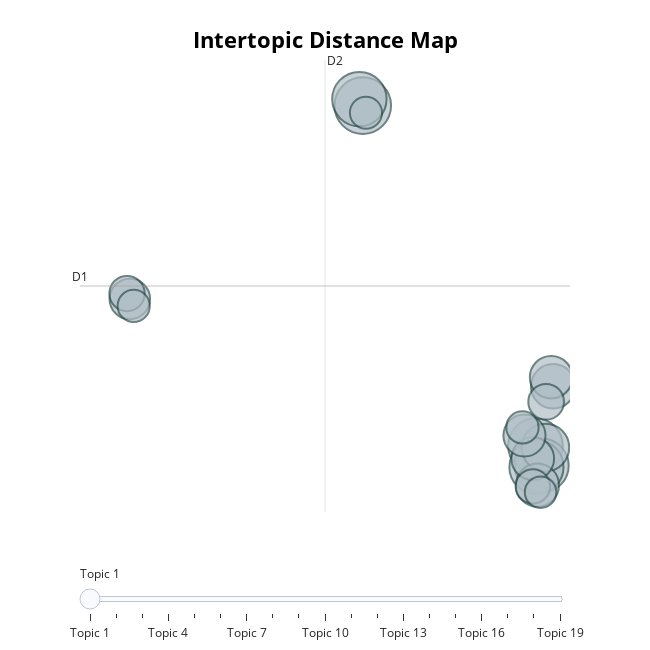

Write notebook code for a chart like this one.
### Code cell
topic_model2.visualize_topics()

### Figure 1 — Plotly figure (JSON) as saved in the notebook; plotly's stock layout.template omitted (floating-point values rounded to 4 significant figures)
{"data": [{"customdata": [[1, "camille | vasquez | go | dennison | love", 226], [2, "dr | curry | hughes | doctor | spiegel", 211], [3, "elaine | stop | time | trying | witness", 209], [4, "amber | court | witness | lawyer | heard", 207], [5, "johnny | amber | finger | cut | team", 207], [6, "depp | heard | johnny | amber | trial", 160], [7, "aquaman | jason | momoa | zendaya | aquamanmovie", 139], [8, "abuse | abused | abuser | victim | injury", 131], [9, "drug | bottle | alcohol | wine | drink", 129], [10, "disney | op | ed | pirate | sparrow", 128], [11, "johnny | looking | stand | need | realamberheard", 125], [12, "judge | elaine | penny | penney | objection", 116], [13, "realamberheard | check | cry | always | life", 90], [14, "lawyer | attorney | court | question | waste", 88], [15, "bruise | nose | lip | broken | kit", 84], [16, "depp | johnny | look | please | mr", 74], [17, "kate | moss | ellen | barkin | kathryn", 73], [18, "time | hour | team | left | lunch", 73], [19, "witness | expert | credible | friend | another", 70]], "hovertemplate": "<b>Topic %{customdata[0]}</b><br>Words: %{customdata[1]}<br>Size: %{customdata[2]}", "legendgroup": "", "marker": {"color": "#B0BEC5", "line": {"color": "DarkSlateGrey", "width": 2}, "size": [226, 211, 209, 207, 207, 160, 139, 131, 129, 128, 125, 116, 90, 88, 84, 74, 73, 73, 70], "sizemode": "area", "sizeref": 0.1412, "symbol": "circle"}, "mode": "markers", "name": "", "orientation": "v", "showlegend": false, "type": "scatter", "x": [-5.696, 6.945, -5.944, 7.396, 7.016, 7.671, 8.237, 7.089, 6.744, 8.093, 6.14, -22.75, 7.726, -22.95, 6.754, 5.993, -5.463, -22.47, 7.318], "xaxis": "x", "y": [8.863, -2.997, 9.09, -3.688, -3.74, -3.063, -0.9247, -4.373, -3.448, -0.6109, -2.642, 2.118, -1.464, 2.309, -4.416, -2.359, 8.615, 1.878, -4.617], "yaxis": "y"}], "layout": {"annotations": [{"showarrow": false, "text": "D1", "x": -26.4, "y": 2.572, "yshift": 10}, {"showarrow": false, "text": "D2", "x": -8.462, "xshift": 10, "y": 10.45}], "height": 650, "hoverlabel": {"bgcolor": "white", "font": {"family": "Rockwell", "size": 16}}, "legend": {"itemsizing": "constant", "tracegroupgap": 0}, "margin": {"t": 60}, "shapes": [{"line": {"color": "#CFD8DC", "width": 2}, "type": "line", "x0": -8.462, "x1": -8.462, "y0": -5.309, "y1": 10.45}, {"line": {"color": "#9E9E9E", "width": 2}, "type": "line", "x0": -26.4, "x1": 9.473, "y0": 2.572, "y1": 2.572}], "sliders": [{"active": 0, "pad": {"t": 50}, "steps": [{"args": [{"marker.color": [["red", "#B0BEC5", "#B0BEC5", "#B0BEC5", "#B0BEC5", "#B0BEC5", "#B0BEC5", "#B0BEC5", "#B0BEC5", "#B0BEC5", "#B0BEC5", "#B0BEC5", "#B0BEC5", "#B0BEC5", "#B0BEC5", "#B0BEC5", "#B0BEC5", "#B0BEC5", "#B0BEC5"]]}], "label": "Topic 1", "method": "update"}, {"args": [{"marker.color": [["#B0BEC5", "red", "#B0BEC5", "#B0BEC5", "#B0BEC5", "#B0BEC5", "#B0BEC5", "#B0BEC5", "#B0BEC5", "#B0BEC5", "#B0BEC5", "#B0BEC5", "#B0BEC5", "#B0BEC5", "#B0BEC5", "#B0BEC5", "#B0BEC5", "#B0BEC5", "#B0BEC5"]]}], "label": "Topic 2", "method": "update"}, {"args": [{"marker.color": [["#B0BEC5", "#B0BEC5", "red", "#B0BEC5", "#B0BEC5", "#B0BEC5", "#B0BEC5", "#B0BEC5", "#B0BEC5", "#B0BEC5", "#B0BEC5", "#B0BEC5", "#B0BEC5", "#B0BEC5", "#B0BEC5", "#B0BEC5", "#B0BEC5", "#B0BEC5", "#B0BEC5"]]}], "label": "Topic 3", "method": "update"}, {"args": [{"marker.color": [["#B0BEC5", "#B0BEC5", "#B0BEC5", "red", "#B0BEC5", "#B0BEC5", "#B0BEC5", "#B0BEC5", "#B0BEC5", "#B0BEC5", "#B0BEC5", "#B0BEC5", "#B0BEC5", "#B0BEC5", "#B0BEC5", "#B0BEC5", "#B0BEC5", "#B0BEC5", "#B0BEC5"]]}], "label": "Topic 4", "method": "update"}, {"args": [{"marker.color": [["#B0BEC5", "#B0BEC5", "#B0BEC5", "#B0BEC5", "red", "#B0BEC5", "#B0BEC5", "#B0BEC5", "#B0BEC5", "#B0BEC5", "#B0BEC5", "#B0BEC5", "#B0BEC5", "#B0BEC5", "#B0BEC5", "#B0BEC5", "#B0BEC5", "#B0BEC5", "#B0BEC5"]]}], "label": "Topic 5", "method": "update"}, {"args": [{"marker.color": [["#B0BEC5", "#B0BEC5", "#B0BEC5", "#B0BEC5", "#B0BEC5", "red", "#B0BEC5", "#B0BEC5", "#B0BEC5", "#B0BEC5", "#B0BEC5", "#B0BEC5", "#B0BEC5", "#B0BEC5", "#B0BEC5", "#B0BEC5", "#B0BEC5", "#B0BEC5", "#B0BEC5"]]}], "label": "Topic 6", "method": "update"}, {"args": [{"marker.color": [["#B0BEC5", "#B0BEC5", "#B0BEC5", "#B0BEC5", "#B0BEC5", "#B0BEC5", "red", "#B0BEC5", "#B0BEC5", "#B0BEC5", "#B0BEC5", "#B0BEC5", "#B0BEC5", "#B0BEC5", "#B0BEC5", "#B0BEC5", "#B0BEC5", "#B0BEC5", "#B0BEC5"]]}], "label": "Topic 7", "method": "update"}, {"args": [{"marker.color": [["#B0BEC5", "#B0BEC5", "#B0BEC5", "#B0BEC5", "#B0BEC5", "#B0BEC5", "#B0BEC5", "red", "#B0BEC5", "#B0BEC5", "#B0BEC5", "#B0BEC5", "#B0BEC5", "#B0BEC5", "#B0BEC5", "#B0BEC5", "#B0BEC5", "#B0BEC5", "#B0BEC5"]]}], "label": "Topic 8", "method": "update"}, {"args": [{"marker.color": [["#B0BEC5", "#B0BEC5", "#B0BEC5", "#B0BEC5", "#B0BEC5", "#B0BEC5", "#B0BEC5", "#B0BEC5", "red", "#B0BEC5", "#B0BEC5", "#B0BEC5", "#B0BEC5", "#B0BEC5", "#B0BEC5", "#B0BEC5", "#B0BEC5", "#B0BEC5", "#B0BEC5"]]}], "label": "Topic 9", "method": "update"}, {"args": [{"marker.color": [["#B0BEC5", "#B0BEC5", "#B0BEC5", "#B0BEC5", "#B0BEC5", "#B0BEC5", "#B0BEC5", "#B0BEC5", "#B0BEC5", "red", "#B0BEC5", "#B0BEC5", "#B0BEC5", "#B0BEC5", "#B0BEC5", "#B0BEC5", "#B0BEC5", "#B0BEC5", "#B0BEC5"]]}], "label": "Topic 10", "method": "update"}, {"args": [{"marker.color": [["#B0BEC5", "#B0BEC5", "#B0BEC5", "#B0BEC5", "#B0BEC5", "#B0BEC5", "#B0BEC5", "#B0BEC5", "#B0BEC5", "#B0BEC5", "red", "#B0BEC5", "#B0BEC5", "#B0BEC5", "#B0BEC5", "#B0BEC5", "#B0BEC5", "#B0BEC5", "#B0BEC5"]]}], "label": "Topic 11", "method": "update"}, {"args": [{"marker.color": [["#B0BEC5", "#B0BEC5", "#B0BEC5", "#B0BEC5", "#B0BEC5", "#B0BEC5", "#B0BEC5", "#B0BEC5", "#B0BEC5", "#B0BEC5", "#B0BEC5", "red", "#B0BEC5", "#B0BEC5", "#B0BEC5", "#B0BEC5", "#B0BEC5", "#B0BEC5", "#B0BEC5"]]}], "label": "Topic 12", "method": "update"}, {"args": [{"marker.color": [["#B0BEC5", "#B0BEC5", "#B0BEC5", "#B0BEC5", "#B0BEC5", "#B0BEC5", "#B0BEC5", "#B0BEC5", "#B0BEC5", "#B0BEC5", "#B0BEC5", "#B0BEC5", "red", "#B0BEC5", "#B0BEC5", "#B0BEC5", "#B0BEC5", "#B0BEC5", "#B0BEC5"]]}], "label": "Topic 13", "method": "update"}, {"args": [{"marker.color": [["#B0BEC5", "#B0BEC5", "#B0BEC5", "#B0BEC5", "#B0BEC5", "#B0BEC5", "#B0BEC5", "#B0BEC5", "#B0BEC5", "#B0BEC5", "#B0BEC5", "#B0BEC5", "#B0BEC5", "red", "#B0BEC5", "#B0BEC5", "#B0BEC5", "#B0BEC5", "#B0BEC5"]]}], "label": "Topic 14", "method": "update"}, {"args": [{"marker.color": [["#B0BEC5", "#B0BEC5", "#B0BEC5", "#B0BEC5", "#B0BEC5", "#B0BEC5", "#B0BEC5", "#B0BEC5", "#B0BEC5", "#B0BEC5", "#B0BEC5", "#B0BEC5", "#B0BEC5", "#B0BEC5", "red", "#B0BEC5", "#B0BEC5", "#B0BEC5", "#B0BEC5"]]}], "label": "Topic 15", "method": "update"}, {"args": [{"marker.color": [["#B0BEC5", "#B0BEC5", "#B0BEC5", "#B0BEC5", "#B0BEC5", "#B0BEC5", "#B0BEC5", "#B0BEC5", "#B0BEC5", "#B0BEC5", "#B0BEC5", "#B0BEC5", "#B0BEC5", "#B0BEC5", "#B0BEC5", "red", "#B0BEC5", "#B0BEC5", "#B0BEC5"]]}], "label": "Topic 16", "method": "update"}, {"args": [{"marker.color": [["#B0BEC5", "#B0BEC5", "#B0BEC5", "#B0BEC5", "#B0BEC5", "#B0BEC5", "#B0BEC5", "#B0BEC5", "#B0BEC5", "#B0BEC5", "#B0BEC5", "#B0BEC5", "#B0BEC5", "#B0BEC5", "#B0BEC5", "#B0BEC5", "red", "#B0BEC5", "#B0BEC5"]]}], "label": "Topic 17", "method": "update"}, {"args": [{"marker.color": [["#B0BEC5", "#B0BEC5", "#B0BEC5", "#B0BEC5", "#B0BEC5", "#B0BEC5", "#B0BEC5", "#B0BEC5", "#B0BEC5", "#B0BEC5", "#B0BEC5", "#B0BEC5", "#B0BEC5", "#B0BEC5", "#B0BEC5", "#B0BEC5", "#B0BEC5", "red", "#B0BEC5"]]}], "label": "Topic 18", "method": "update"}, {"args": [{"marker.color": [["#B0BEC5", "#B0BEC5", "#B0BEC5", "#B0BEC5", "#B0BEC5", "#B0BEC5", "#B0BEC5", "#B0BEC5", "#B0BEC5", "#B0BEC5", "#B0BEC5", "#B0BEC5", "#B0BEC5", "#B0BEC5", "#B0BEC5", "#B0BEC5", "#B0BEC5", "#B0BEC5", "red"]]}], "label": "Topic 19", "method": "update"}]}], "title": {"font": {"color": "Black", "size": 22}, "text": "<b>Intertopic Distance Map", "x": 0.5, "xanchor": "center", "y": 0.95, "yanchor": "top"}, "width": 650, "xaxis": {"anchor": "y", "domain": [0, 1], "range": [-26.4, 9.473], "title": {"text": ""}, "visible": false}, "yaxis": {"anchor": "x", "domain": [0, 1], "range": [-5.309, 10.45], "title": {"text": ""}, "visible": false}}}
